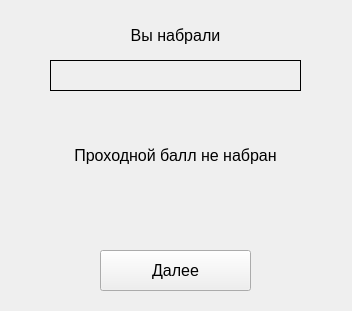
<?xml version="1.0" encoding="UTF-8"?>
<ui version="4.0">
 <class>MainWindow</class>
 <widget class="QMainWindow" name="MainWindow">
  <property name="geometry">
   <rect>
    <x>0</x>
    <y>0</y>
    <width>352</width>
    <height>311</height>
   </rect>
  </property>
  <property name="windowTitle">
   <string>MainWindow</string>
  </property>
  <widget class="QWidget" name="centralwidget">
   <widget class="QLabel" name="label">
    <property name="geometry">
     <rect>
      <x>0</x>
      <y>140</y>
      <width>351</width>
      <height>31</height>
     </rect>
    </property>
    <property name="font">
     <font>
      <family>Arial</family>
      <pointsize>12</pointsize>
     </font>
    </property>
    <property name="text">
     <string>Проходной балл не набран</string>
    </property>
    <property name="alignment">
     <set>Qt::AlignCenter</set>
    </property>
    <property name="wordWrap">
     <bool>true</bool>
    </property>
   </widget>
   <widget class="QPushButton" name="pushButton">
    <property name="geometry">
     <rect>
      <x>100</x>
      <y>250</y>
      <width>151</width>
      <height>41</height>
     </rect>
    </property>
    <property name="font">
     <font>
      <family>Arial</family>
      <pointsize>12</pointsize>
     </font>
    </property>
    <property name="text">
     <string>Далее</string>
    </property>
   </widget>
   <widget class="QLabel" name="label_3">
    <property name="geometry">
     <rect>
      <x>0</x>
      <y>20</y>
      <width>351</width>
      <height>31</height>
     </rect>
    </property>
    <property name="font">
     <font>
      <family>Arial</family>
      <pointsize>12</pointsize>
     </font>
    </property>
    <property name="text">
     <string>Вы набрали</string>
    </property>
    <property name="alignment">
     <set>Qt::AlignCenter</set>
    </property>
    <property name="wordWrap">
     <bool>true</bool>
    </property>
   </widget>
   <widget class="QLabel" name="label_4">
    <property name="geometry">
     <rect>
      <x>50</x>
      <y>60</y>
      <width>251</width>
      <height>31</height>
     </rect>
    </property>
    <property name="font">
     <font>
      <family>Arial</family>
      <pointsize>12</pointsize>
      <weight>75</weight>
      <bold>true</bold>
     </font>
    </property>
    <property name="frameShape">
     <enum>QFrame::Box</enum>
    </property>
    <property name="lineWidth">
     <number>1</number>
    </property>
    <property name="text">
     <string/>
    </property>
    <property name="alignment">
     <set>Qt::AlignCenter</set>
    </property>
    <property name="wordWrap">
     <bool>true</bool>
    </property>
   </widget>
  </widget>
 </widget>
 <resources/>
 <connections/>
</ui>
